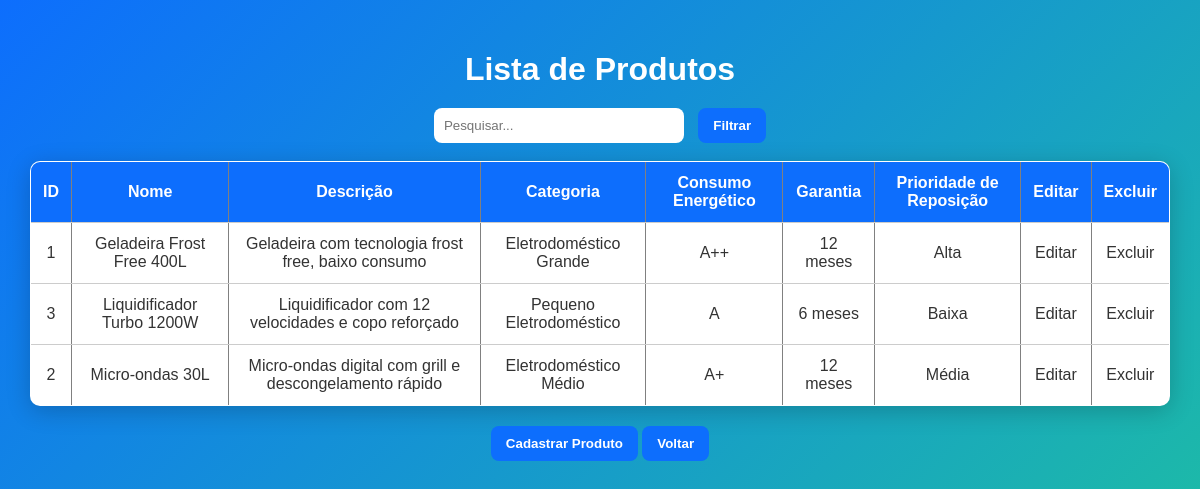
/view/listar_produtos.php (signed in), run on the app's committed database.
### tables this page shows
CREATE TABLE PRODUTO (
    PROD_ID INTEGER AUTO_INCREMENT PRIMARY KEY,
    PROD_NOME VARCHAR(255),
    PROD_DESCRICAO VARCHAR(255),
    PROD_CATEGORIA VARCHAR(255),
    FK_USU_ID INTEGER,
    PROD_CONSUMO_ENERGETICO VARCHAR(50),
    PROD_GARANTIA VARCHAR(100),
    PROD_PRIORIDADE_REPOSICAO VARCHAR(100),
    CONSTRAINT FK_PRODUTO_USUARIO FOREIGN KEY (FK_USU_ID)
        REFERENCES USUARIO (USU_ID)
);

### model/model_produto.php (called while the page is built, shortened)
<?php
class Produto {
    public function listar_produtos() {
        $conn = Database::getConnection();
        $sql = "SELECT
                    P.PROD_ID,
                    P.PROD_NOME,
                    P.PROD_DESCRICAO,
                    P.PROD_CATEGORIA,
                    P.PROD_CONSUMO_ENERGETICO,
                    P.PROD_GARANTIA,
                    P.PROD_PRIORIDADE_REPOSICAO,
                    E.EST_QUANTIDADE AS ESTOQUE_QUANTIDADE,
                    U.USU_NOME,
                    U.USU_EMAIL
                FROM PRODUTO P
                JOIN USUARIO U ON P.FK_USU_ID = U.USU_ID
                JOIN ESTOQUE E ON P.PROD_ID = E.FK_PROD_ID
                ORDER BY P.PROD_NOME";
        $result = $conn->query($sql);
        return $result->fetch_all(MYSQLI_ASSOC);
    }
}
?>

### view/listar_produtos.php (the view, shortened to what this page needs)
<?php
require_once "./../controller/controller_produto.php";
$produto = new Produto();
if (isset($_POST['botao_pesquisar'])) {
    $resultados = $produto->filtrar_produto($_POST['pesquisar']);
} else {
    $resultados = $produto->listar_produtos();
}
?>
<!DOCTYPE html>
<html lang="pt-br">
<head>
</head>
<body>
    <h1>Lista de Produtos</h1>
    <form method="POST">
        <input type="search" id="pesquisar" name="pesquisar" placeholder="Pesquisar...">
        <input type="submit" id="botao_pesquisar" name="botao_pesquisar" value="Filtrar">
    </form>
    <br>
    <table border="1">
        <tr>
            <th>ID</th>
            <th>Nome</th>
            <th>Descrição</th>
            <th>Categoria</th>
            <th>Consumo Energético</th>
            <th>Garantia</th>
            <th>Prioridade de Reposição</th>
            <th>Editar</th>
            <th>Excluir</th>
        </tr>
        <?php
        if (count($resultados) > 0) {
            foreach ($resultados as $r) {
                echo "<tr>";
                echo "<td>".$r['PROD_ID']."</td>";
                echo "<td>".$r['PROD_NOME']."</td>";
                echo "<td>".$r['PROD_DESCRICAO']."</td>";
                echo "<td>".$r['PROD_CATEGORIA']."</td>";
                echo "<td>".$r['PROD_CONSUMO_ENERGETICO']."</td>";
                echo "<td>".$r['PROD_GARANTIA']."</td>";
                echo "<td>".$r['PROD_PRIORIDADE_REPOSICAO']."</td>";
                echo "<td><a href='editar_produto.php?acao=editar_produto&id=".$r['PROD_ID']."'>Editar</a></td>";
                echo "<td><a href='./../controller/controller_produto.php?acao=excluir_produto&id=".$r['PROD_ID']."'>Excluir</a></td>";
                echo "</tr>";
            }
        } else {
            echo "<tr>";
            echo "<th colspan='9'>Nenhum produto cadastrado!</th>";
            echo "</tr>";
        }
        ?>
    </table>
    <div class="botoes">
        <a href="cadastro_produto.php"><button>Cadastrar Produto</button></a>
        <a href="inicial.php"><button>Voltar</button></a>
    </div>
</body>
</html>

### view/listar_produtos.php (style rules this page uses)
body { font-family: 'Poppins', sans-serif; background: linear-gradient(135deg, #0d6efd, #20c997); color: #fff; min-height: 100vh; margin: 0; padding: 30px; text-align: center; }
h1 { margin-bottom: 20px; }
table { border-collapse: collapse; width: 100%; background: #fff; color: #333; border-radius: 10px; overflow: hidden; box-shadow: 0 5px 25px rgba(0,0,0,0.2); }
th, td { padding: 12px; border-bottom: 1px solid #ccc; }
th { background: #0d6efd; color: #fff; }
input[type="search"] { padding: 10px; width: 250px; border-radius: 8px; border: none; margin-right: 10px; }
input[type="submit"], button { background: #0d6efd; color: #fff; border: none; border-radius: 8px; padding: 10px 15px; cursor: pointer; font-weight: bold; transition: 0.3s; }
.botoes { margin-top: 20px; }
a { text-decoration: none; color: inherit; }

### data on the page
produto: PROD_ID "1", PROD_NOME "Geladeira Frost Free 400L", PROD_DESCRICAO "Geladeira com tecnologia frost free, baixo consumo", PROD_CATEGORIA "Eletrodoméstico Grande", PROD_CONSUMO_ENERGETICO "A++", PROD_GARANTIA "12 meses", PROD_PRIORIDADE_REPOSICAO "Alta"
produto: PROD_ID "3", PROD_NOME "Liquidificador Turbo 1200W", PROD_DESCRICAO "Liquidificador com 12 velocidades e copo reforçado", PROD_CATEGORIA "Pequeno Eletrodoméstico", PROD_CONSUMO_ENERGETICO "A", PROD_GARANTIA "6 meses", PROD_PRIORIDADE_REPOSICAO "Baixa"
produto: PROD_ID "2", PROD_NOME "Micro-ondas 30L", PROD_DESCRICAO "Micro-ondas digital com grill e descongelamento rápido", PROD_CATEGORIA "Eletrodoméstico Médio", PROD_CONSUMO_ENERGETICO "A+", PROD_GARANTIA "12 meses", PROD_PRIORIDADE_REPOSICAO "Média"
